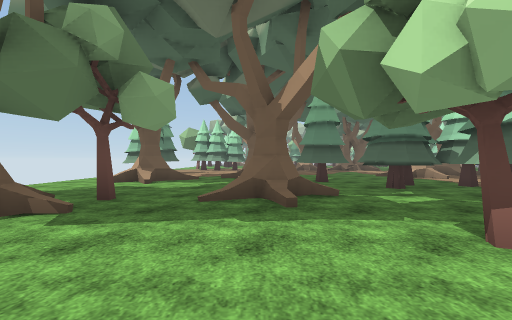
[1] (above)

24 first-person views from a walk through a 3-D level made in the Unity game engine. The camera is 1.2 m above the floor, looks level and sees 90° across. The floor is counted in squares, 2 m on a side. Each view is taken from the middle of a square. On the plan, view 1 faces up. The plan holds only what a view shows up to about 9 squares ahead; the rest is blank. The place goes on beyond the plan. The player character is not drawn. Some surface patterns are stand-ins.

[2]
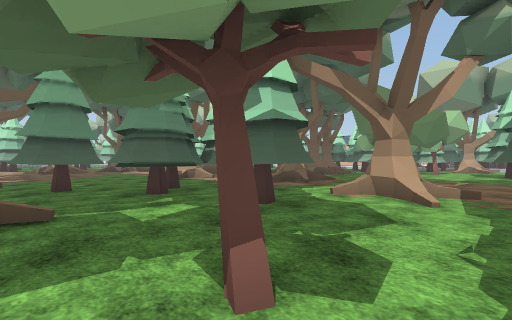

[3]
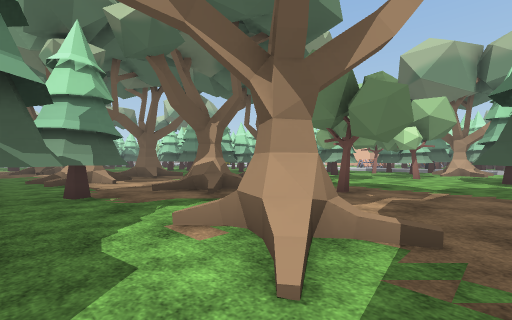

[4]
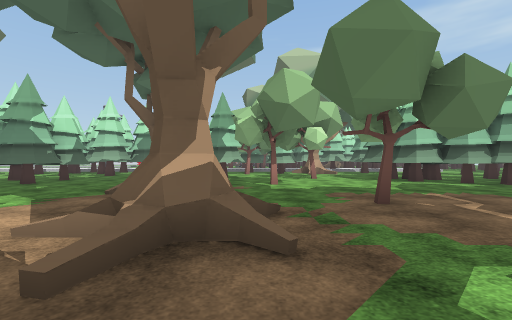

[5]
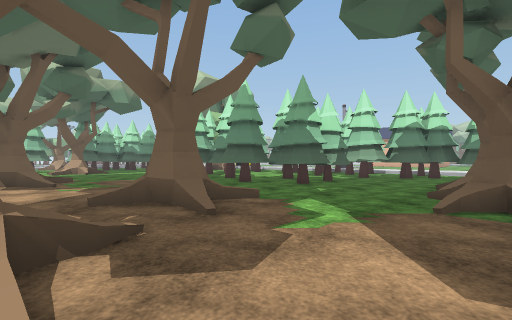

[6]
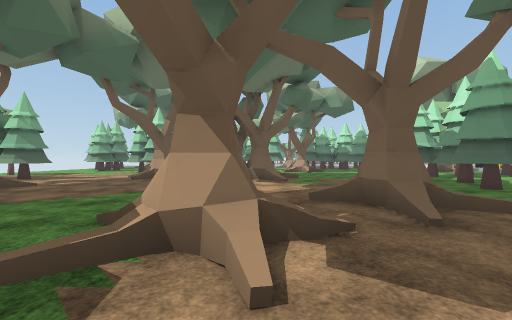

[7]
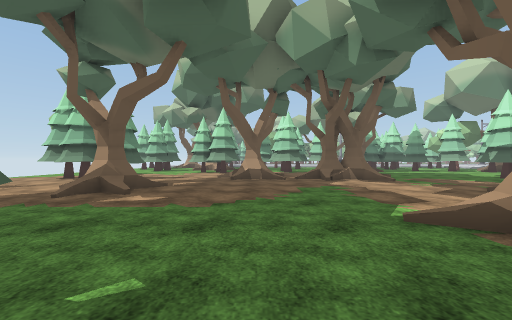

[8]
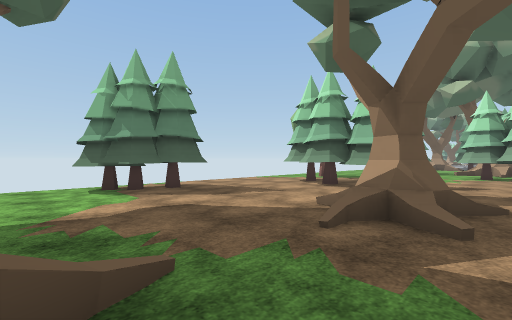

[9]
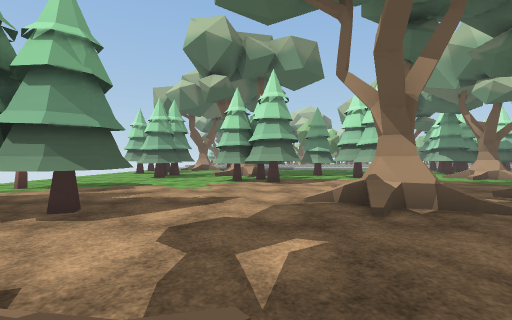

[10]
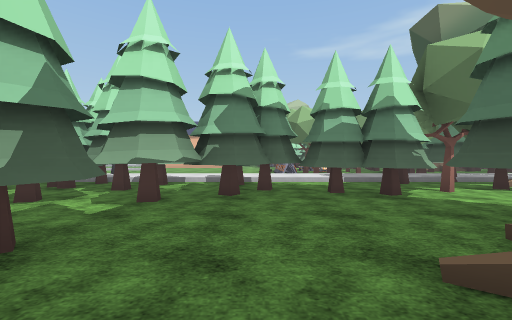

[11]
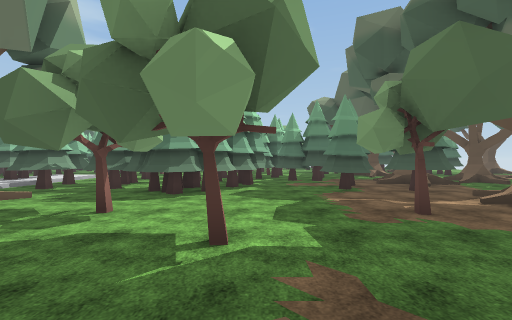

[12]
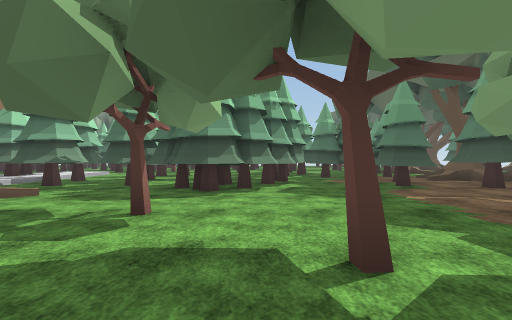

[13]
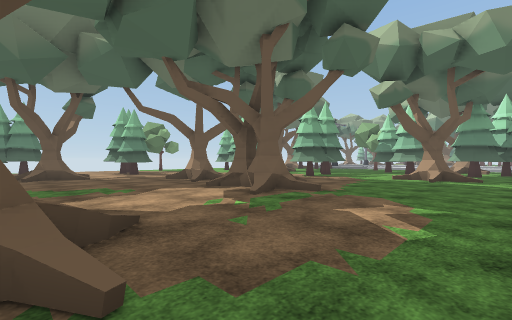

[14]
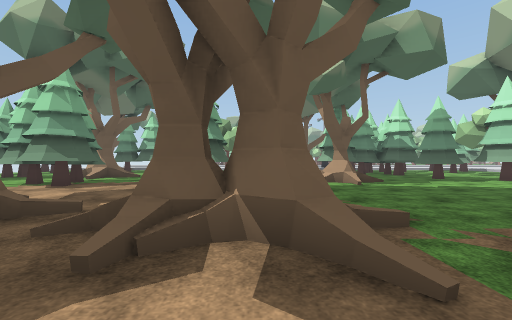

[15]
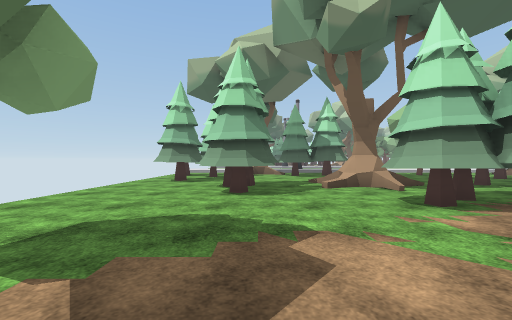

[16]
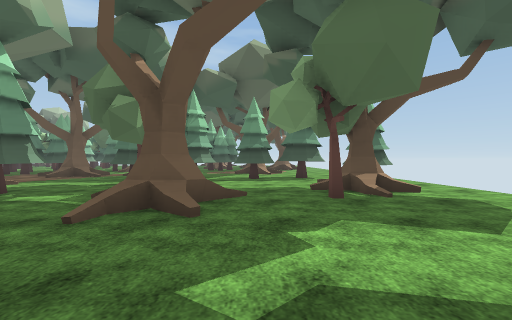

[17]
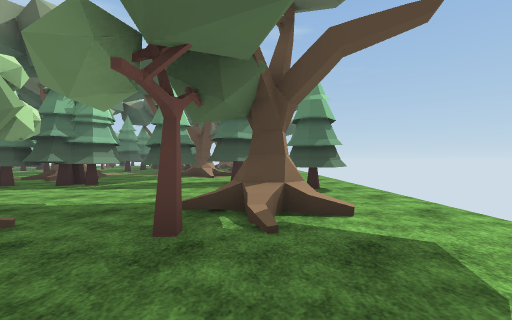

[18]
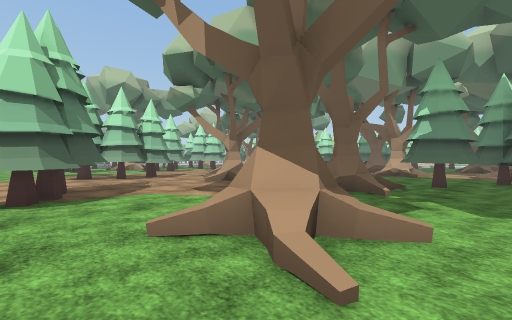

[19]
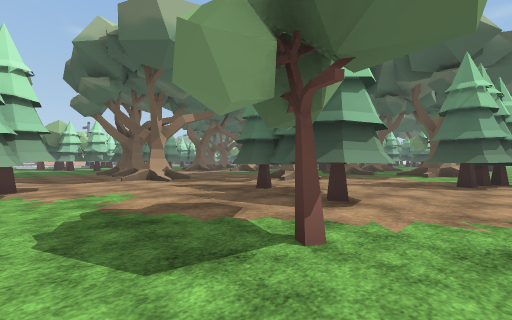

[20]
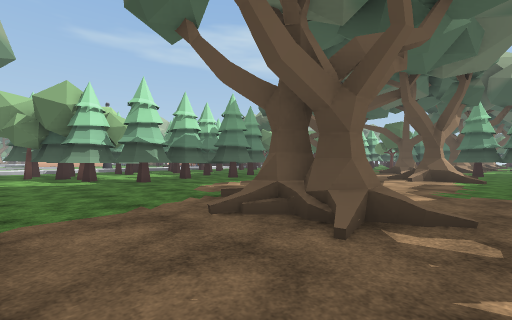

[21]
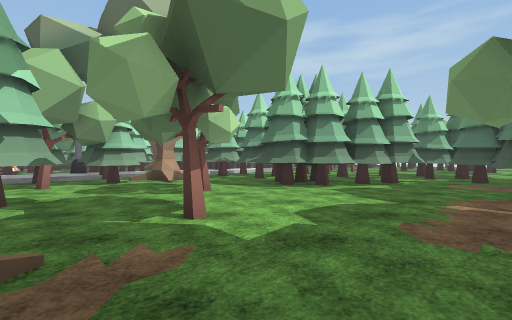

[22]
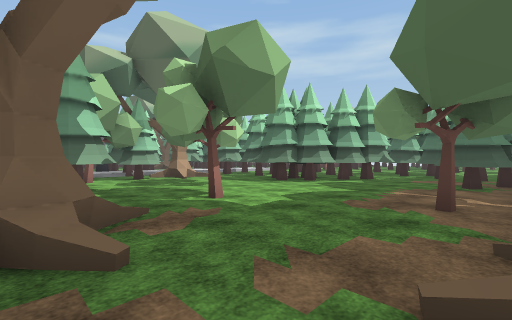

[23]
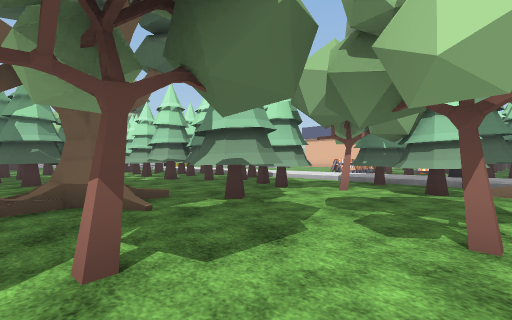

[24]
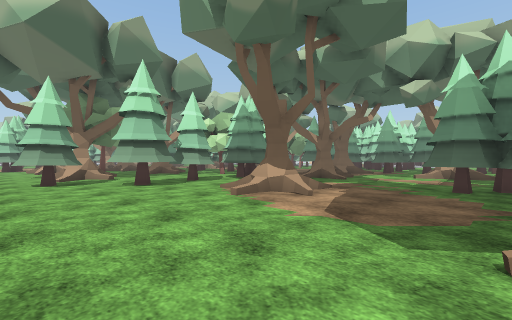

### Floor plan
Key: @ floor where view 1 was taken; # wall or solid block; x gap in a wall; . floor; / step, stairs or slope; T thing the floor can be seen under or through; O other object.
Columns run from 5 left of view 1 to 18 right of it. Each row starts with its distance up from view 1.
 24 ##...          #
 23 .#...   ..    ##
 22 ..##.OO.##     ....
 21 ..##.....##    ..##  O
 20 .....##..##..O/...#  O
 19 .....###.##.......
 18 .....................
 17 .#.................###
 16 ..#.....O///....####
 15 ..###...O/OO/...##
 14 ............/...##
 13 ................## #####
 12 ##...O..........#######/
 11 ##...........O..#######x
 10 #........../.O......###/
  9 ../..O....OO/.......###x
  8 ./O/.O....//....//...#./
  7 .//....#..../..O/O/TTT./
  6 ........###/O/..//TTTT./
  5 .....//.#...O/..#....###
  4 ../#/O/.##...........##
  3 ./O/....##/ ..#...#..###
  2 ./O....#../O........./O
  1 .#.........##....###..
  0 .####@###...###..######
 -1 ..###.##/./O #..##
 -2 ......./O/ O ##.##
 -3 ....O.../.  #####
 -4 ....O......
 -5 ...........
 -6 ......#...O
 -7 ..//.###.
 -8   OO

Where each view was taken, in squares from view 1:
view 1: 0 up, 0 right, facing up
view 2: 1 up, 1 right, facing up-right
view 3: 1 up, 4 right, facing up-right
view 4: 5 up, 5 right, facing right
view 5: 7 up, 6 right, facing up-right
view 6: 7 up, 6 right, facing up
view 7: 7 up, 3 right, facing up
view 8: 9 up, 1 right, facing up-left
view 9: 12 up, 1 right, facing up
view 10: 9 up, 11 right, facing right
view 11: 7 up, 11 right, facing down
view 12: 6 up, 12 right, facing down
view 13: 11 up, 10 right, facing up-left
view 14: 13 up, 6 right, facing up
view 15: 16 up, 2 left, facing up
view 16: 8 up, 1 left, facing down
view 17: 6 up, 3 left, facing down
view 18: 6 up, 5 left, facing up-right
view 19: 19 up, 5 left, facing down-right
view 20: 18 up, 4 right, facing down-right
view 21: 6 up, 9 right, facing down-right
view 22: 7 up, 8 right, facing down-right
view 23: 3 up, 11 right, facing up-right
view 24: 7 down, 5 left, facing up-right
